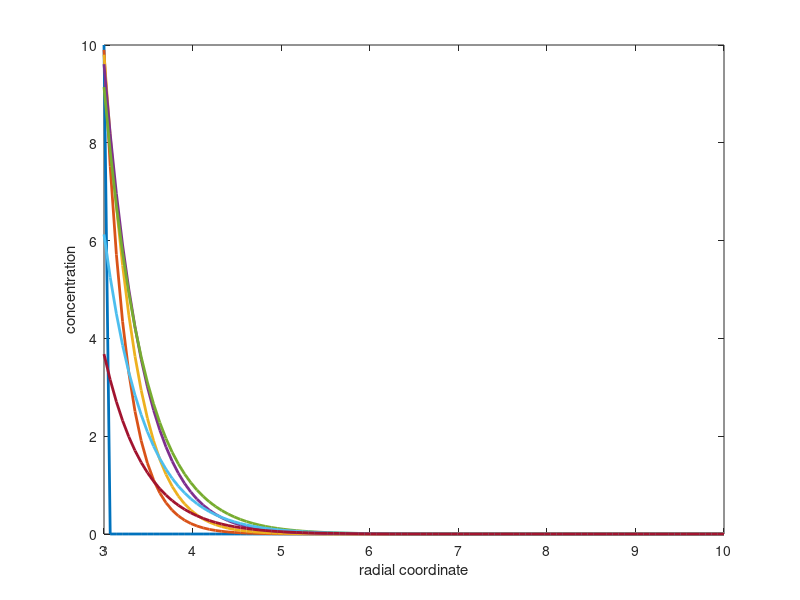

Recreate this plot in MATLAB.
%% main_Diffeq.m
%
% Solve the Diffusion equation which describes the diffusion along the
% surronding tissue of sweat duct.
%
% - written by Jin Seob Kim

clear all

% this is useful when you want font size in your plots bigger
% set(0,'DefaultAxesFontSize',28); 

%% preamble
% physical parameters
D = 1; % Diffusion coefficient

% temporal coordinate
t_end = 10;
M = 101;
dt = t_end/(M-1);
t = [0:dt:t_end];

% radial coordinate
r_o = 10; % outer radius
r_i = 3; % inner radius

N = 101;
dr = (r_o - r_i)/(N-1);

r = [r_i:dr:r_o]';

%% boundary conditions
% boundary concentration (r = r_o)
u_out = 0;
u_in_0 = 10;

% boundary condition (r = r_i)
u_in = u_in_0*exp(-0.1*t);

% initial concentration
u_init = zeros(N,1);
u_init(1) = u_in_0;
u_init(2:end) = u_out;

%% main loop
% solution matrix
U = zeros(N,M);
U(:,1) = u_init;

for j = 2:M % time coordinate
    % system matrix
    Ku = zeros(N); % unconstrained system matrix
    for i = 2:N-1 % spatial (radial) coordinate
        Ku(i,i-1) = D - dr/2/r(i);
        Ku(i,i) = -(2*D + dr^2/dr);
        Ku(i,i+1) = D + dr/2/r(i);
    end
    K = Ku(2:N-1,2:N-1); % constrained matrix (after B.C. considered)
    
    % forcing vector
    fu = -dr^2/dt*U(:,j-1); % unconstrained forcing vector
    f = fu(2:N-1);
    
    % solution
    x_1 = u_in(j);
    x_end = u_out;
    x = K\(f - x_1*Ku(2:N-1,1) - x_end*Ku(2:N-1,N));
    
    % total solution
    U(:,j) = [x_1;x;x_end];
end
    
%% plots
figure;
idx_t = [1,2,3,5,10,50,M];
for ig = 1:length(idx_t)
    plot(r,U(:,idx_t(ig)),'LineWidth',2)
    hold on
end
hold off
xlabel('radial coordinate')
ylabel('concentration')


    
        
        
        
        
        
